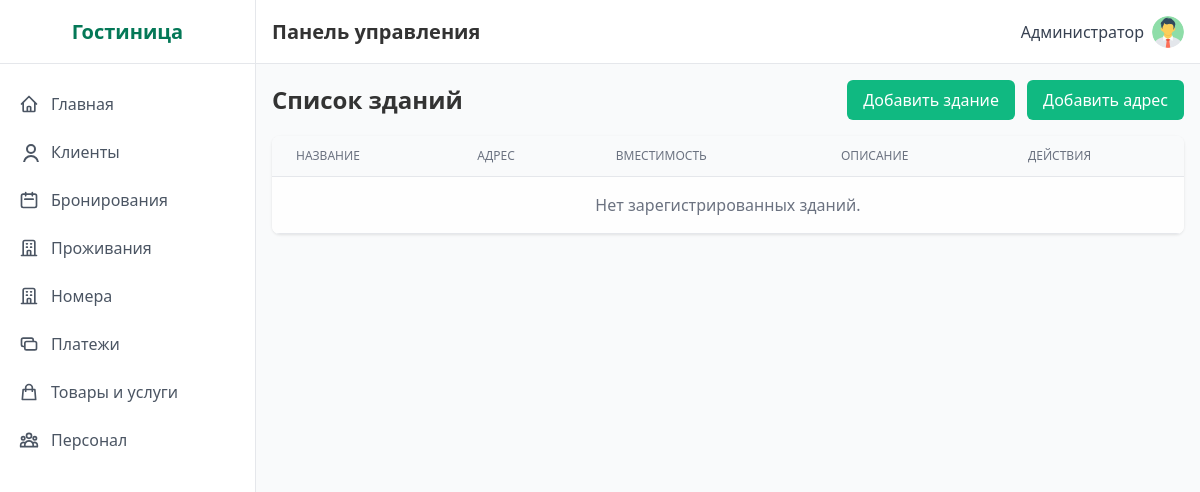
The app's page /buildings/ (signed in), older data.
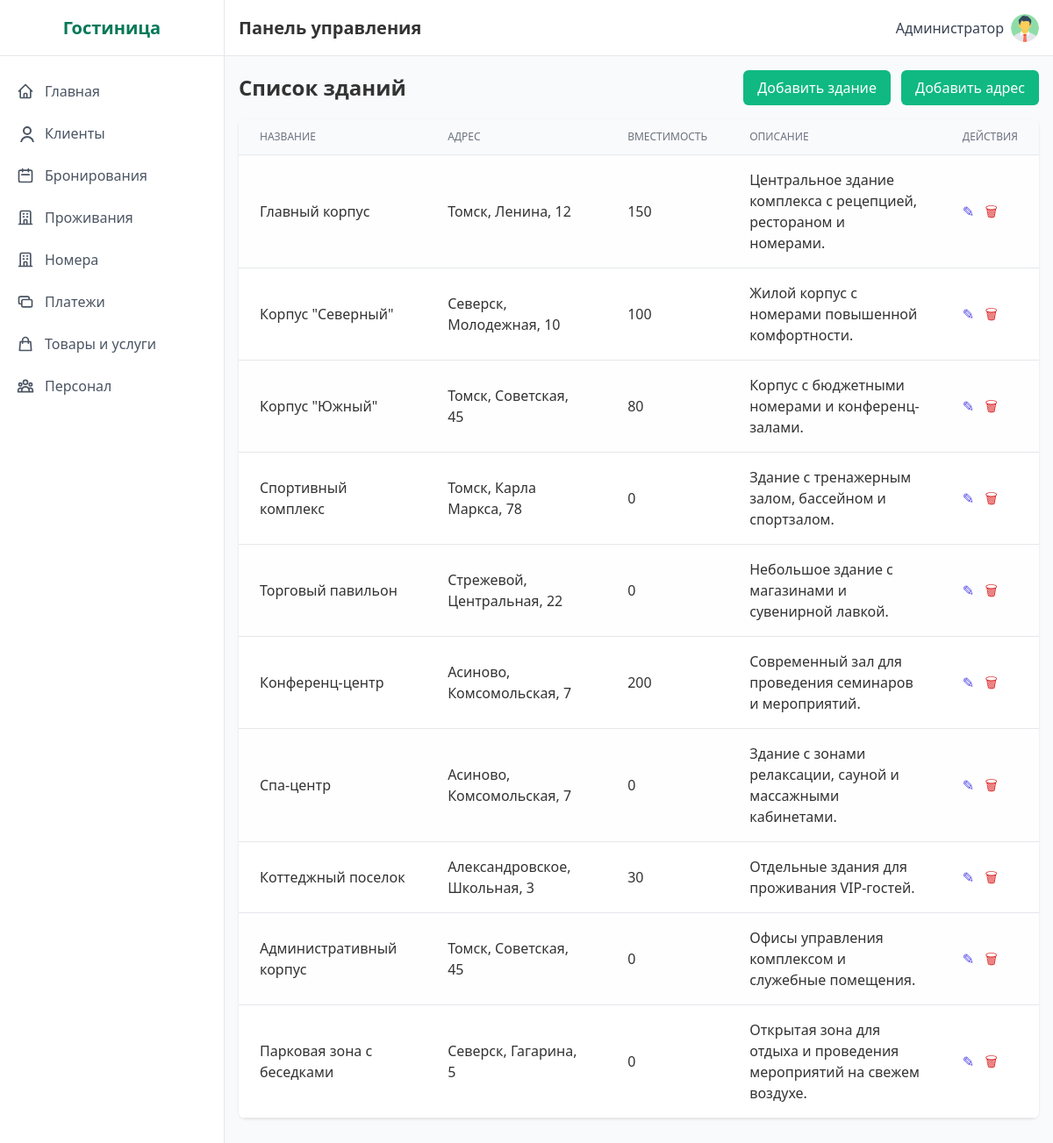
The same page, newer data.
### hotel/models.py (models this page shows, shortened)
class Building(models.Model):
    name = models.CharField('Название гостиницы', max_length=200)
    description = models.TextField('Описание здания')
    capacity = models.IntegerField('Количество мест')
    address = models.ForeignKey(Address, on_delete=models.CASCADE, verbose_name='Адрес', related_name='buildings')
    products = models.ManyToManyField(Product, through='BuildingProducts', verbose_name='Товары')
    services = models.ManyToManyField(Service, through='BuildingServices', verbose_name='Услуги')
    class Meta:
        verbose_name = 'Гостиница'
        verbose_name_plural = 'Гостиницы'

class Address(models.Model):
    city = models.CharField('Город', max_length=100)
    street = models.CharField('Улица', max_length=100)
    house = models.CharField('Номер дома', max_length=20)
    class Meta:
        verbose_name = 'Адрес'
        verbose_name_plural = 'Адреса'
    def __str__(self):
        return f"{self.city}, {self.street}, {self.house}"

### hotel/views.py (the view)
# urls.py: path('buildings/', views.BuildingListView.as_view(), name='building_list'),
class BuildingListView(ProtectedView, ListView):
    model = Building
    template_name = 'hotel/building_list.html'
    context_object_name = 'buildings'

### templates/hotel/building_list.html (shortened to what this page needs)
{% extends 'base.html' %}
{% block content %}
<div class="mb-8">
    <div class="flex justify-between items-center mb-4">
        <h2 class="text-2xl font-semibold">Список зданий</h2>
        <div class="space-x-2">
            <a href="{% url 'building_add' %}" class="btn-primary">Добавить здание</a>
            <a href="{% url 'address_list' %}" class="btn-primary">Добавить адрес</a>
        </div>
    </div>
    <div class="bg-white rounded-lg shadow overflow-hidden">
        <table class="min-w-full divide-y divide-gray-200">
            <thead class="bg-gray-50">
                <tr>
                    <th class="px-6 py-3 text-left text-xs font-medium text-gray-500 uppercase">Название</th>
                    <th class="px-6 py-3 text-left text-xs font-medium text-gray-500 uppercase">Адрес</th>
                    <th class="px-6 py-3 text-left text-xs font-medium text-gray-500 uppercase">Вместимость</th>
                    <th class="px-6 py-3 text-left text-xs font-medium text-gray-500 uppercase">Описание</th>
                    <th class="px-6 py-3 text-left text-xs font-medium text-gray-500 uppercase">Действия</th>
                </tr>
            </thead>
            <tbody class="bg-white divide-y divide-gray-200">
                {% for b in buildings %}
                <tr>
                    <td class="px-6 py-4">{{ b.name }}</td>
                    <td class="px-6 py-4">{{ b.address }}</td>
                    <td class="px-6 py-4">{{ b.capacity }}</td>
                    <td class="px-6 py-4">{{ b.description|truncatechars:80 }}</td>
                    <td class="px-6 py-4 space-x-2">
                        <a href="{% url 'building_edit' b.pk %}" class="text-indigo-600 hover:underline">✎</a>
                        <a href="{% url 'building_delete' b.pk %}" class="text-red-600 hover:underline">🗑</a>
                    </td>
                </tr>
                {% empty %}
                <tr>
                    <td colspan="5" class="px-6 py-4 text-center text-gray-500">Нет зарегистрированных зданий.</td>
                </tr>
                {% endfor %}
            </tbody>
        </table>
    </div>
</div>
{% endblock %}

Row changes from the older to the newer data that the page shows:
added Building: name "Главный корпус", address "Томск, Ленина, 12", capacity "150", description "Центральное здание комплекса с рецепцией, рестораном и номерами."
added Building: name "Корпус \"Северный\"", address "Северск, Молодежная, 10", capacity "100", description "Жилой корпус с номерами повышенной комфортности."
added Building: name "Корпус \"Южный\"", address "Томск, Советская, 45", capacity "80", description "Корпус с бюджетными номерами и конференц-залами."
added Building: name "Спортивный комплекс", address "Томск, Карла Маркса, 78", capacity "0", description "Здание с тренажерным залом, бассейном и спортзалом."
added Building: name "Торговый павильон", address "Стрежевой, Центральная, 22", capacity "0", description "Небольшое здание с магазинами и сувенирной лавкой."
added Building: name "Конференц-центр", address "Асиново, Комсомольская, 7", capacity "200", description "Современный зал для проведения семинаров и мероприятий."
added Building: name "Спа-центр", address "Асиново, Комсомольская, 7", capacity "0", description "Здание с зонами релаксации, сауной и массажными кабинетами."
added Building: name "Коттеджный поселок", address "Александровское, Школьная, 3", capacity "30", description "Отдельные здания для проживания VIP-гостей."
added Building: name "Административный корпус", address "Томск, Советская, 45", capacity "0", description "Офисы управления комплексом и служебные помещения."
added Building: name "Парковая зона с беседками", address "Северск, Гагарина, 5", capacity "0", description "Открытая зона для отдыха и проведения мероприятий на свежем воздухе."
Text that changed along with them:
text no longer shown: "Нет зарегистрированных зданий."
